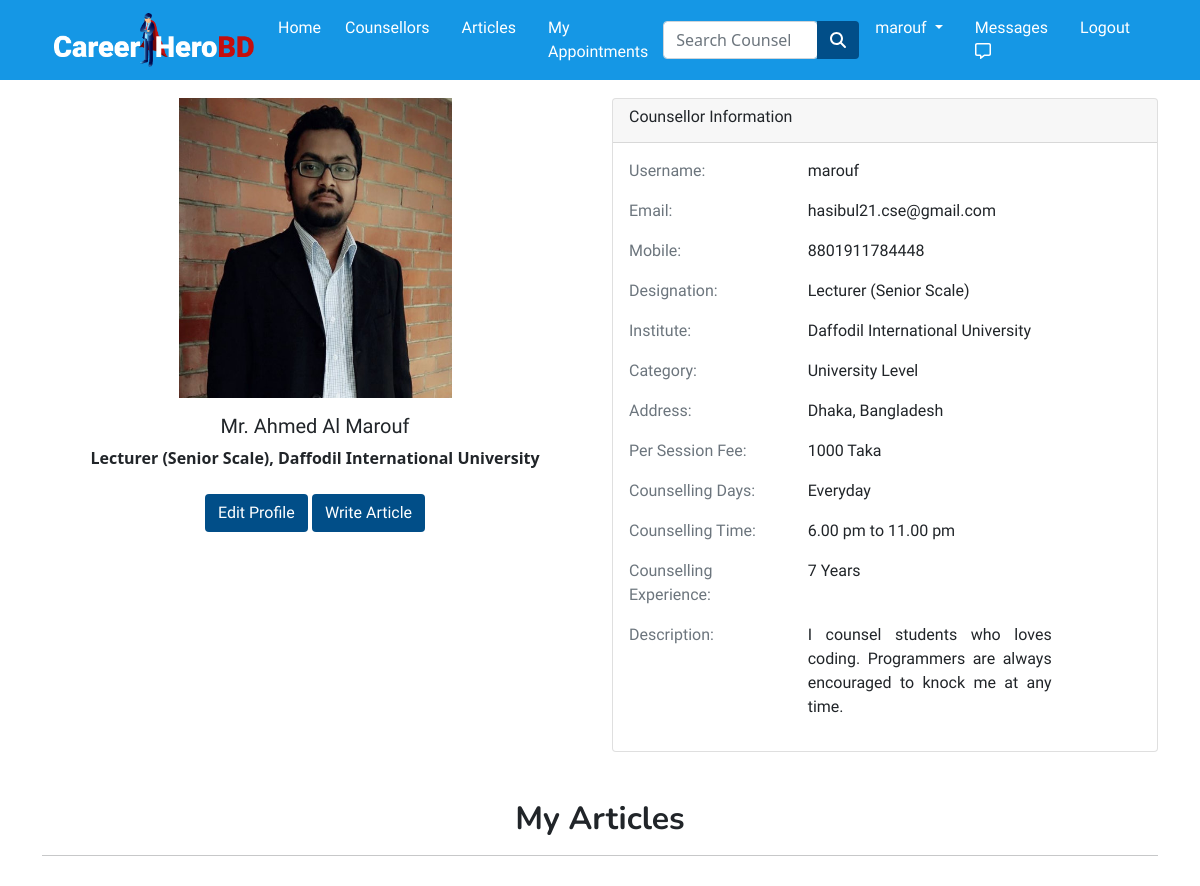
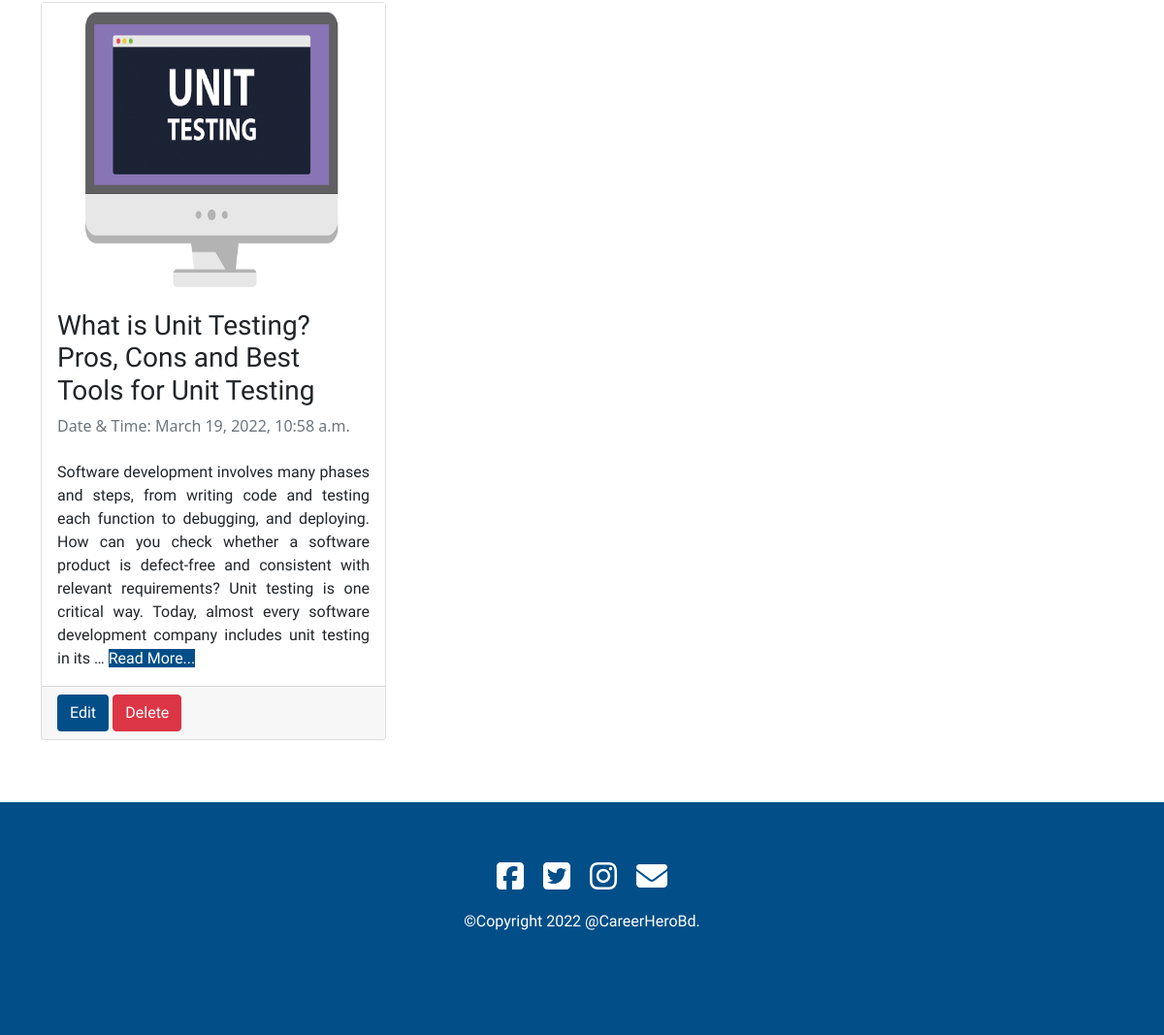
The page /profile/6/ (signed in) on the database its author committed (2 pictures, top to bottom).
### app/models.py (models this page shows, shortened)
class User(AbstractUser):
  is_counselor= models.BooleanField(default=False)
  is_student = models.BooleanField(default=False)

class Counselor(models.Model):
  user = models.ForeignKey(settings.AUTH_USER_MODEL,on_delete=models.CASCADE)
  name=models.CharField(max_length=30,blank=True,null=True)
  email = models.EmailField(max_length=40,blank=True,null=True)
  mobile = models.IntegerField(blank=True,null=True)
  image = models.ImageField(upload_to='images/',null=True,blank=True)
  designation = models.CharField(max_length=30,blank=True,null=True)
  institute = models.CharField(max_length=300,blank=True,null=True)
  category = models.CharField(max_length=50,choices=CATEGORIES,null=True,blank=True)
  address = models.CharField(max_length=100,blank=True,null=True)
  counselling_experience = models.IntegerField(blank=True,null=True)
  description = models.TextField(max_length=2000,blank=True,null=True)
  per_session_fee = models.IntegerField(blank=True,null=True)
  counselling_day=models.CharField(max_length=100,null=True,blank=True)
  counselling_time=models.CharField(max_length=100,null=True,blank=True)

class Article(models.Model):
  author = models.ForeignKey(Counselor,on_delete=models.CASCADE)
  title = models.CharField(max_length=70)
  body = models.TextField()
  image = models.ImageField(upload_to='images',)
  date = models.DateTimeField(auto_now_add=True)
  class Meta:
    ordering = ['-date',]

### app/views.py (the view)
# urls.py: path('profile/<int:pk>/',views.profile,name="profile"),
def profile(request,pk):
  if request.user.is_counselor:
    counselor= Counselor.objects.get(user_id=request.user.id)
    articles = Article.objects.filter(author_id=Counselor.objects.get(user_id=request.user.id))
    context ={'counselor':counselor,'articles':articles}
    return render(request, 'app/counselorProfile.html',context)
  elif request.user.is_student:
    student= Student.objects.get(user_id=request.user.id)
    context ={'student':student}
    return render(request, 'app/studentProfile.html',context)

### app/templates/app/counselorProfile.html (shortened to what this page needs)
{% extends 'app/base.html' %}
{% load static %}
{% block main-content %}
<div class="container my-5" style="padding-top: 50px;">
  <div class="row ">
    <div class="col-md-6">
      <div class="card align-items-center" style="border: none;">
        {% if counselor.image %}
        <img src="{{ counselor.image.url }}" alt="" width="50%" height="300px">
        {% else %}
        <img src="{% static 'app/images/img/profile1.jpg' %}" alt="" width="50%" height="300px">
        {% endif %}
        <div class="card-body text-center">
          <h5 class="card-title text-center">{{counselor.name}}</h5>
          <div class="card-text text-center">
            <b>{{counselor.designation}}, {{counselor.institute}}</b>
          </div>
          <br>
          {% if counselor.user.pk == request.user.pk %}
          <a href="{% url 'counselor_form' counselor.id %}" role="button" class="btn styled_btn">Edit Profile</a>
          <a href="{% url 'article_new'  %}" role="button" class="btn styled_btn">Write Article</a>
          {% elif request.user.is_student %}
          <a href="{% url 'appoinmentForm' counselor.id  %}" role="button" class="btn styled_btn text-center">Request an
            Appointment</a>
          <a href="{% url 'create-thread'  %}" role="button" class="btn styled_btn text-center">Message</a>
          {% elif request.user.is_counselor %}
          <div></div>
          {% elif not request.user.is_authenticated %}
          <a href="{% url 'login'   %}" role="button" class="btn btn-outline-danger text-center">Login or Signup for Appointment</a>
          {% endif %}
        </div>
      </div>
    </div>
    <div class="col-md-6">
      <div class="card">
        <div class="card-header">
          <h6>Counsellor Information</h6>
        </div>
        <div class="card-body">
          <div class="row">
            <div class="col-4 text-muted">
              <p><b> Username:</b></p>
            </div>
            <div class="col-6">
              <p><b> {{ counselor.user.username }}</b></p>
            </div>
          </div>
          <div class="row">
            <div class="col-4 text-muted">
              <p><b> Email:</b></p>
            </div>
            <div class="col-6">
              <p><b> {{ counselor.email }}</b></p>
            </div>
          </div>
          <div class="row">
            <div class="col-4 text-muted">
              <p><b> Mobile:</b></p>
            </div>
            <div class="col-6">
              <p><b> {{ counselor.mobile }}</b></p>
            </div>
          </div>
          <div class="row">
            <div class="col-4 text-muted">
              <p><b> Designation:</b></p>
            </div>
            <div class="col-6">
              <p><b> {{ counselor.designation }}</b></p>
            </div>
          </div>
          <div class="row">
            <div class="col-4 text-muted">
              <p><b> Institute:</b></p>
            </div>
            <div class="col-6">
              <p><b> {{ counselor.institute }}</b></p>
            </div>
          </div>
          <div class="row">
            <div class="col-4 text-muted">
              <p><b> Category:</b></p>
            </div>
            <div class="col-6">
              <p><b> {{ counselor.category }}</b></p>
            </div>
          </div>
          <div class="row">
            <div class="col-4 text-muted">
              <p><b> Address:</b></p>
            </div>
            <div class="col-6">
              <p><b> {{ counselor.address }}</b></p>
            </div>
          </div>
          <div class="row">
            <div class="col-4 text-muted">
              <p><b> Per Session Fee:</b></p>
            </div>
            <div class="col-6">
              <p><b> {{ counselor.per_session_fee }} Taka</b></p>
            </div>
          </div>
          <div class="row">
            <div class="col-4 text-muted">
              <p><b> Counselling Days:</b></p>
            </div>
            <div class="col-6">
              <p><b> {{ counselor.counselling_day }} </b></p>
            </div>
          </div>
          <div class="row">
            <div class="col-4 text-muted">
              <p><b>Counselling Time:</b></p>
            </div>
            <div class="col-6">
              <p><b> {{ counselor.counselling_time }}</b></p>
            </div>
          </div>
          <div class="row">
            <div class="col-4 text-muted">
              <p><b> Counselling Experience:</b></p>
            </div>
            <div class="col-6">
              <p><b> {{ counselor.counselling_experience }} Years</b></p>
            </div>
          </div>
          <div class="row">
            <div class="col-4 text-muted">
              <p><b> Description:</b></p>
            </div>
            <div class="col-6">
              <p><b> {{ counselor.description }}</b></p>
            </div>
          </div>
        </div>
      </div>
    </div>
  </div>
</div>
{% if counselor.user.pk == request.user.pk %}
<div class="container my-5">
  <center>
    <h2>My Articles</h1>
  </center>
  <hr>
  <div class="row">
    {% for article in articles %}
    <div class="col-md-4 my-3 ">
      <div class="card h-100">
        {% if article.image %}
        <img src="{{ article.image.url }}" width="100%" height="300px" alt="">
        {% else %}
        <div></div>
        {% endif %}
        <div class="card-body">
          <h3 class="card-title">{{ article.title }} </h3>
          <span class="text-muted">Date & Time: {{ article.date }}</span></h5>
          <br><br>
          <p class="card-text">
            {{ article.body | truncatewords:50 }} <a style="text-decoration: none;" class="styled_btn" href="{% url 'article_detail' article.id %}">Read More...</a>
          </p>
        </div>
        <div class="card-footer">
          <a href="{% url 'article_edit' article.id %}" role="button" class="btn styled_btn">Edit</a>
          <a href="{% url 'article_delete' article.id %}" role="button" class="btn btn-danger">Delete</a>
        </div>
      </div>
    </div>
    {% endfor %}
  </div>
</div>
{% endif %}
{% endblock main-content %}

### app/templates/app/base.html (shortened to what this page needs)
<!DOCTYPE html>
{% load static %}
<html lang="en">
<head>
  <link rel="stylesheet" href="{% static 'app/css/style.css' %}">
  <link href="https://cdn.jsdelivr.net/npm/bootstrap@5.0.0-beta1/dist/css/bootstrap.min.css" rel="stylesheet"
>
  <link rel="stylesheet" href="https://stackpath.bootstrapcdn.com/font-awesome/4.7.0/css/font-awesome.min.css">
  <link rel="stylesheet" href="{% static 'app/css/owl.carousel.min.css' %}">
  <link rel="stylesheet" href="{% static 'app/css/all.min.css' %}">
  <link rel="stylesheet" href="https://cdnjs.cloudflare.com/ajax/libs/animate.css/3.7.2/animate.css">
</head>
<body>
  <div class="row">
    <div class="col-sm-12 col-md-12 col-lg-12">
      <nav id="nav" class="navbar navbar-expand-lg navbar-dark  fixed-top" style="background-color: #1597E5;">
        <div class="container">
          <a class="navbar-brand" href="/"><img src="{% static 'app/images/nav/logo.png' %}" alt=""
              style="width: 200px;"></a>
          <button class="navbar-toggler" type="button" data-bs-toggle="collapse"
            data-bs-target="#navbarSupportedContent" aria-controls="navbarSupportedContent" aria-expanded="false"
            aria-label="Toggle navigation">
            <div class="collapse navbar-collapse" id="navbarSupportedContent">
              <ul class="navbar-nav me-auto mb-2 mb-lg-0">
                <li class="nav-item">
                  <a class="nav-link" aria-current="page" href="/">Home</a>
                </li>
                <li class="nav-item mx-2">
                  <a href="{% url 'counselor' %}" class="nav-link">Counsellors</a>
                </li>
                <li class="nav-item mx-2">
                  <a href="{% url 'article_list' %}" class="nav-link">Articles</a>
                </li>
                {% if request.user.is_authenticated %}
                <li class="nav-item mx-2">
                  <a href="{% url 'appointment' %}" class="nav-link">My Appointments</a>
                </li>
                {% endif %}
              </ul>
              <form class="d-flex input-group w-auto" method="POST" action="{% url 'search_list' %}">
                <input type="search" class="form-control rounded" name="q" placeholder="Search Counsellor"
                  aria-label="Search" aria-describedby="search-addon" />
                <button type="submit" class="btn" style="background-color: #014e88;"><i class="fas fa-search"
                    style="color: white;"></i></button>
              </form>
              <div>
                <ul class="navbar-nav me-auto mb-2 mb-lg-0">
                  {% if request.user.is_authenticated %}
                  <li class="nav-item dropdown mx-2">
                    <a class="nav-link dropdown-toggle" href="#" id="profileDropdown" role="button"
                      data-bs-toggle="dropdown" aria-expanded="false">
                      {{request.user.username}}
                    </a>
                  </li>
                  <li class="nav-item mx-2">
                    <a href="{% url 'inbox' %}" class="nav-link">Messages <i class="far fa-comment-alt "></i></a>
                  </li>
                  <li class="nav-item mx-2">
                    <a href="{% url 'logout' %}" class="nav-link">Logout</a>
                  </li>
                  {% endif %}
                </ul>
              </div>
            </div>
        </div>
      </nav>
    </div>
  </div>
  {% block main-content %}
  {% endblock main-content %}
  <section id="footer" class="section-padding">
    <footer>
      <a target="_blank" href="https://www.facebook.com/"><i class="icon1 fab fa-facebook-square fa-2x"></i></a>
      <a class="mx-3" target="_blank" href="https://twitter.com/"><i class="icon1 fab fa-twitter-square fa-2x"></i></a>
      <a class="me-3" target="_blank" href="https://www.instagram.com/"><i class="icon1 fab fa-instagram fa-2x"></i></a>
      <a target="_blank" href="mailto:someone@example.com"><i class="icon1 fas fa-envelope fa-2x"></i></a>
      <p class="mt-3 text-center">©Copyright 2022 @CareerHeroBd.</p>
    </footer>
  </section>
</body>
</html>

### app/templates/app/base.html (style rules this page uses)
* { margin: 0; padding: 0; }
body { scroll-behavior: smooth; }
.section-padding { padding-top: 50px; padding-bottom: 50px; }
.styled_btn { background-color: #014e88; color: white; transition: .4s ease; }
h1, h2 { font-family: 'Nunito', sans-serif; font-weight: bold; }
h3 { font-family: 'Fira Sans', sans-serif; font-weight: 500; }
h4, h5, h6, p, a { font-family: 'Fira Sans', sans-serif; font-weight: 300; text-align: justify; }
.nav-link { color: white !important; transition: all .3s ease-in-out; }
#footer { text-align: center; background-color: #014e88; color: white; width: 100%; height: 30vh; padding: 60px 0px; }
#footer a { color: white; }
#footer .icon1 { color: white; transition: .6s ease; }

### rows shown on the page
User: user.username "marouf"
Counselor: image (picture), name "Mr. Ahmed Al Marouf", designation "Lecturer (Senior Scale)", institute "Daffodil International University", user.username "marouf", email "hasibul21.cse@gmail.com", mobile "8801911784448", category "University Level", address "Dhaka, Bangladesh", per_session_fee "1000", counselling_day "Everyday", counselling_time "6.00 pm to 11.00 pm", counselling_experience "7", description "I counsel students who loves coding. Programmers are always encouraged to knock me at any time."
Article: image (picture), title "What is Unit Testing? Pros, Cons and Best Tools for Unit Testing", date "March 19, 2022, 10:58 a.m.", body "Software development involves many phases and steps, from writing code and testing each function to debugging, and deploying. How can you check whether a software product is defect-free and consistent with relevant requirements? Unit testing is one critical way. Today, almost every software development company includes unit testing in its …"
